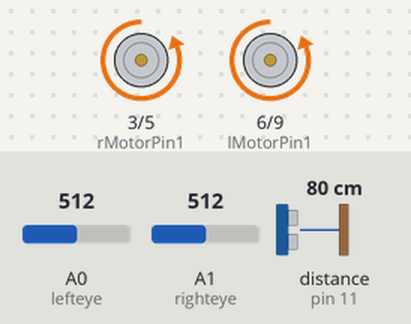
A sketch run on a simulated Arduino Uno, built with avr-gcc and run on an emulated ATmega328P. Shown: motor-driver pin pairs drawn as motors (green arrow = first pin HIGH = forward, orange = second pin HIGH = backward, longer = more drive). Wiring (inferred from the names in the program): ultrasonic range finder: trigger pin 10; echo pin 11. The test bench sets the inputs (shaded band); at power-on: distance to the obstacle (sensor on pin 11) 80 cm, A0 (lefteye) = 512, A1 (righteye) = 512. The echo pulse lasts 58.3 µs per cm; what the sketch prints to the serial monitor is not drawn.

Above: at 1.2 s.
1.3 s: distance to the obstacle (sensor on pin 11) set to 12 cm
2.8 s: distance to the obstacle (sensor on pin 11) set to 9 cm
At 3.6 s:
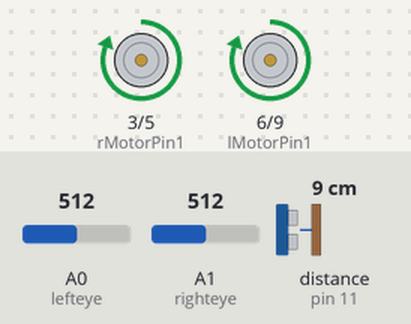
5.8 s: distance to the obstacle (sensor on pin 11) set to 18 cm
At 6.6 s:
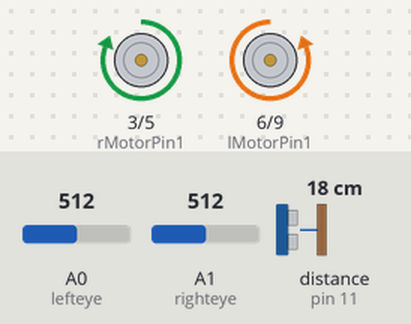
8.3 s: A0 (lefteye) set to 565
9.8 s: A0 (lefteye) set to 595
At 10.2 s:
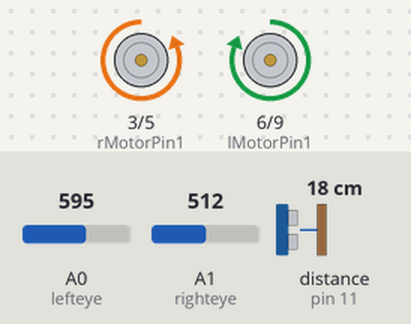
11.3 s: A1 (righteye) set to 544
At 12.6 s:
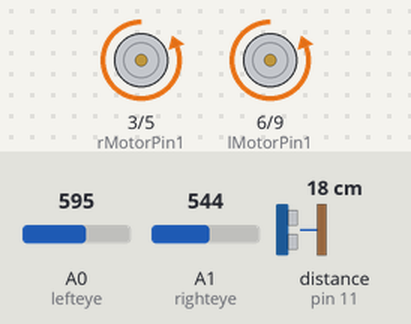
Timing chart, 0 to 13.8 s (numbered marks = the images above; inputs shaded):
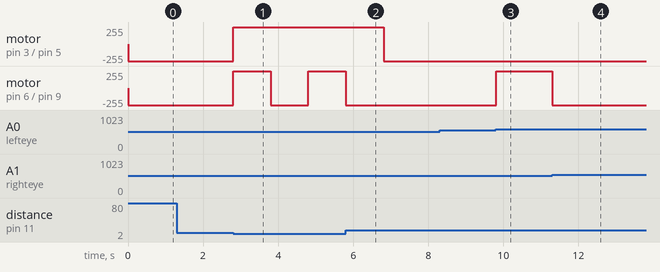

The sketch:

Complete.ino
```cpp
int lefteye = A0;
int righteye = A1;

int lMotorPin1 = 6;
int lMotorPin2 = 9;
int rMotorPin1 = 3;
int rMotorPin2 = 5;

int tol = 35;

int trigPin = 10;
int echoPin = 11;

int microsecondsToCentimeters(signed long duration);

void goforward(int speed);
void turnright();
void turnleft();
void backwards();


void setup() {
  // put your setup code here, to run once:
  pinMode(lefteye, INPUT);
  pinMode(righteye, INPUT);

  pinMode(lMotorPin1, OUTPUT);
  pinMode(lMotorPin2, OUTPUT);
  pinMode(rMotorPin1, OUTPUT);
  pinMode(rMotorPin2, OUTPUT);

  pinMode(trigPin, OUTPUT);
  pinMode(echoPin, INPUT);

  Serial.begin(115200);

}

void loop() {
  // put your main code here, to run repeatedly:
  int lefteyeValue =analogRead(lefteye)-30;
  int righteyeValue =analogRead(righteye);

  digitalWrite(trigPin, LOW);
  delayMicroseconds(2);
  digitalWrite(trigPin, HIGH);
  delayMicroseconds(2);
  digitalWrite(trigPin, LOW);
  delayMicroseconds(5);

  signed long duration = pulseIn(echoPin, HIGH);
  int distance = microsecondsToCentimeters(duration);
  Serial.print("Distance: ");
  Serial.println(distance);


  if ((distance < 10) &&(distance != 0)) {
    backwards();
    delay(1000);
    turnright();
    delay(1000);
  }
  else {
    Serial.print("left: ");
    Serial.println(lefteyeValue);

    Serial.print("right: ");
    Serial.println(righteyeValue);


  if (int(righteyeValue - lefteyeValue) > tol) {
    Serial.println("Turn Right");
    turnright();
  } else if (int(righteyeValue - lefteyeValue) < -tol) {
    Serial.println("Turn Left");
    turnleft();
  } else{
    Serial.println("go forward");
    goforward(255);
  }


  }
}


void goforward(int speed){
   analogWrite(lMotorPin1, 0);
  analogWrite(lMotorPin2, speed);

   analogWrite(rMotorPin1, 0);
  analogWrite(rMotorPin2, speed);
}


void turnright(){
    analogWrite(lMotorPin1, 0);
  analogWrite(lMotorPin2, 255);

   analogWrite(rMotorPin1, 255);
  analogWrite(rMotorPin2, 0);
}

void turnleft() {
  analogWrite(lMotorPin1, 255);
  analogWrite(lMotorPin2, 0);

   analogWrite(rMotorPin1, 0);
  analogWrite(rMotorPin2, 255);
}

void backwards(){
   analogWrite(lMotorPin1, 255);
  analogWrite(lMotorPin2, 0);

   analogWrite(rMotorPin1, 255);
  analogWrite(rMotorPin2, 0);
}

int microsecondsToCentimeters(signed long duration){
  return (int) (340.29*(duration)/10000/2);
}
```

Measured:
- the behaviour switches between 11 and 10 cm on distance to the obstacle (sensor on pin 11) (found by bisection; images 0 and 1)
- the behaviour switches between 577 and 578 on A0 (lefteye) (found by bisection; images 2 and 3)
- the behaviour switches between 529 and 530 on A1 (righteye) (found by bisection; images 3 and 4)
- after the input at 2.8 s, motor on pin 3 (rMotorPin1) / pin 5 (rMotorPin2): backward 255/255 → forward 255/255 at once; motor on pin 6 (lMotorPin1) / pin 9 (lMotorPin2): backward 255/255 → forward 255/255 at once, → backward 255/255 1.0 s later, → forward 255/255 1.0 s later
- after the input at 5.8 s, motor on pin 3 (rMotorPin1) / pin 5 (rMotorPin2): forward 255/255 → backward 255/255 after 1.0 s; motor on pin 6 (lMotorPin1) / pin 9 (lMotorPin2): goes on until 5.8 s, then stays backward 255/255
- after the input at 9.8 s, motor on pin 6 (lMotorPin1) / pin 9 (lMotorPin2): backward 255/255 → forward 255/255 at once
- after the input at 11.3 s, motor on pin 6 (lMotorPin1) / pin 9 (lMotorPin2): forward 255/255 → backward 255/255 at once
